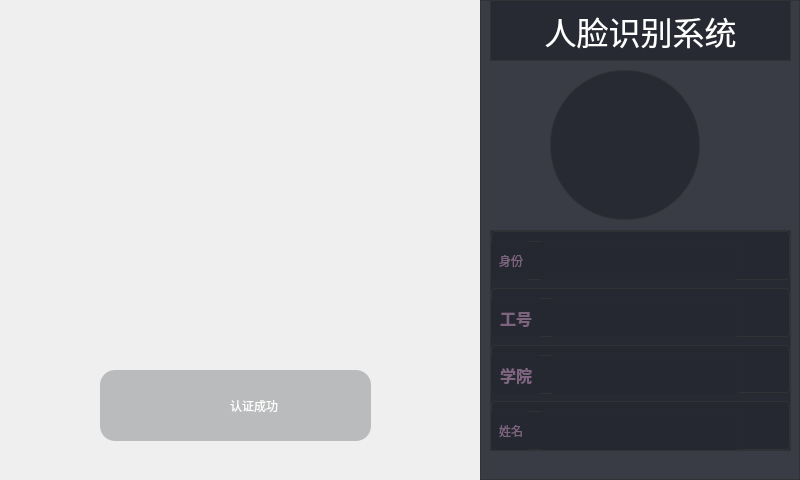
<?xml version="1.0" encoding="UTF-8"?>
<ui version="4.0">
 <class>FaceAttendence</class>
 <widget class="QMainWindow" name="FaceAttendence">
  <property name="enabled">
   <bool>true</bool>
  </property>
  <property name="geometry">
   <rect>
    <x>0</x>
    <y>0</y>
    <width>800</width>
    <height>480</height>
   </rect>
  </property>
  <property name="windowTitle">
   <string>FaceAttendence</string>
  </property>
  <widget class="QWidget" name="centralwidget">
   <property name="enabled">
    <bool>true</bool>
   </property>
   <widget class="QWidget" name="camera" native="true">
    <property name="enabled">
     <bool>true</bool>
    </property>
    <property name="geometry">
     <rect>
      <x>0</x>
      <y>0</y>
      <width>480</width>
      <height>480</height>
     </rect>
    </property>
    <property name="sizePolicy">
     <sizepolicy hsizetype="Fixed" vsizetype="Fixed">
      <horstretch>0</horstretch>
      <verstretch>0</verstretch>
     </sizepolicy>
    </property>
    <property name="minimumSize">
     <size>
      <width>480</width>
      <height>480</height>
     </size>
    </property>
    <property name="maximumSize">
     <size>
      <width>480</width>
      <height>480</height>
     </size>
    </property>
    <property name="styleSheet">
     <string notr="true"/>
    </property>
    <widget class="QWidget" name="widget_2" native="true">
     <property name="enabled">
      <bool>false</bool>
     </property>
     <property name="geometry">
      <rect>
       <x>100</x>
       <y>370</y>
       <width>271</width>
       <height>71</height>
      </rect>
     </property>
     <property name="styleSheet">
      <string notr="true">border-radius:15px;
background-color: rgba(49, 50, 54,70);</string>
     </property>
     <layout class="QHBoxLayout" name="horizontalLayout_2">
      <item>
       <spacer name="horizontalSpacer">
        <property name="orientation">
         <enum>Qt::Horizontal</enum>
        </property>
        <property name="sizeHint" stdset="0">
         <size>
          <width>40</width>
          <height>20</height>
         </size>
        </property>
       </spacer>
      </item>
      <item>
       <layout class="QHBoxLayout" name="horizontalLayout">
        <item>
         <widget class="QLabel" name="yes">
          <property name="minimumSize">
           <size>
            <width>31</width>
            <height>21</height>
           </size>
          </property>
          <property name="maximumSize">
           <size>
            <width>31</width>
            <height>21</height>
           </size>
          </property>
          <property name="styleSheet">
           <string notr="true">border:none;
background-color: rgba(49, 50, 54,0);
border-image: url(:/yes.png);
</string>
          </property>
          <property name="text">
           <string/>
          </property>
         </widget>
        </item>
        <item>
         <widget class="QLabel" name="success">
          <property name="styleSheet">
           <string notr="true">font: 25 24pt &quot;微软雅黑 Light&quot;;
color: rgb(255, 255, 255);
background-color: rgba(49, 50, 54,0);
border:none;</string>
          </property>
          <property name="text">
           <string>认证成功</string>
          </property>
         </widget>
        </item>
       </layout>
      </item>
      <item>
       <spacer name="horizontalSpacer_2">
        <property name="orientation">
         <enum>Qt::Horizontal</enum>
        </property>
        <property name="sizeHint" stdset="0">
         <size>
          <width>40</width>
          <height>20</height>
         </size>
        </property>
       </spacer>
      </item>
     </layout>
    </widget>
    <widget class="QLabel" name="head_cap_img">
     <property name="geometry">
      <rect>
       <x>110</x>
       <y>70</y>
       <width>266</width>
       <height>266</height>
      </rect>
     </property>
     <property name="styleSheet">
      <string notr="true">border-image: url(:/crc.png);</string>
     </property>
     <property name="text">
      <string/>
     </property>
    </widget>
    <widget class="QLabel" name="videoLb">
     <property name="enabled">
      <bool>true</bool>
     </property>
     <property name="geometry">
      <rect>
       <x>0</x>
       <y>0</y>
       <width>480</width>
       <height>480</height>
      </rect>
     </property>
     <property name="text">
      <string/>
     </property>
    </widget>
    <zorder>videoLb</zorder>
    <zorder>widget_2</zorder>
    <zorder>head_cap_img</zorder>
   </widget>
   <widget class="QWidget" name="widget" native="true">
    <property name="geometry">
     <rect>
      <x>480</x>
      <y>0</y>
      <width>320</width>
      <height>480</height>
     </rect>
    </property>
    <property name="styleSheet">
     <string notr="true">QWidget {
    border: 1px solid #313236;

	
	background-color: rgba(37, 40, 49,0.9);
}

QWidget#headline{
	
	font: 24pt &quot;Ubuntu&quot;;
	
	color: rgb(255, 255, 255);

}
QWidget#head_image{
	
	border-radius:74px;


}</string>
    </property>
    <widget class="QLabel" name="headline">
     <property name="geometry">
      <rect>
       <x>10</x>
       <y>0</y>
       <width>301</width>
       <height>61</height>
      </rect>
     </property>
     <property name="font">
      <font>
       <family>Ubuntu</family>
       <pointsize>24</pointsize>
       <weight>50</weight>
       <italic>false</italic>
       <bold>false</bold>
      </font>
     </property>
     <property name="text">
      <string>人脸识别系统</string>
     </property>
     <property name="alignment">
      <set>Qt::AlignCenter</set>
     </property>
    </widget>
    <widget class="QLabel" name="head_image">
     <property name="geometry">
      <rect>
       <x>70</x>
       <y>70</y>
       <width>150</width>
       <height>150</height>
      </rect>
     </property>
     <property name="text">
      <string/>
     </property>
    </widget>
    <widget class="QWidget" name="layoutWidget">
     <property name="geometry">
      <rect>
       <x>10</x>
       <y>230</y>
       <width>301</width>
       <height>221</height>
      </rect>
     </property>
     <layout class="QVBoxLayout" name="verticalLayout">
      <item>
       <widget class="QWidget" name="widget_3" native="true">
        <property name="enabled">
         <bool>false</bool>
        </property>
        <property name="styleSheet">
         <string notr="true">QWidget {
    border: 1px solid #313236;
    padding: 5px; /* 添加内边距 */
    margin: 1px;  /* 添加外边距 */
	border-radius:4px;
	
	background-color: rgba(37, 40, 49,0.9);
}

QLabel {
    border: none;
    color: rgb(125, 100, 127);
    
}
QLineEdit {
	border:none;
	
	font: bold 10pt &quot;Ubuntu&quot;;

	color:rgb(255,255,255)

}
</string>
        </property>
        <widget class="QWidget" name="layoutWidget">
         <property name="geometry">
          <rect>
           <x>0</x>
           <y>10</y>
           <width>250</width>
           <height>41</height>
          </rect>
         </property>
         <layout class="QHBoxLayout" name="horizontalLayout_3">
          <item>
           <widget class="QLabel" name="label_3">
            <property name="text">
             <string>身份</string>
            </property>
           </widget>
          </item>
          <item>
           <widget class="QLineEdit" name="LE_identity">
            <property name="sizePolicy">
             <sizepolicy hsizetype="Expanding" vsizetype="Expanding">
              <horstretch>0</horstretch>
              <verstretch>0</verstretch>
             </sizepolicy>
            </property>
            <property name="text">
             <string/>
            </property>
            <property name="alignment">
             <set>Qt::AlignCenter</set>
            </property>
           </widget>
          </item>
         </layout>
        </widget>
       </widget>
      </item>
      <item>
       <widget class="QWidget" name="widget_4" native="true">
        <property name="styleSheet">
         <string notr="true">QWidget {
    border: 1px solid #313236;
    padding: 5px; /* 添加内边距 */
    margin: 1px;  /* 添加外边距 */
	border-radius:4px;
	
	background-color: rgba(37, 40, 49,0.9);
}

QLabel {
    border: none;
    font: bold 12pt &quot;Ubuntu&quot;;
    color: rgb(125, 100, 127);
  
    
}
QLineEdit {
	border:none;
	
	font: bold 10pt &quot;Ubuntu&quot;;

 
	color:rgb(255,255,255)

}
</string>
        </property>
        <widget class="QWidget" name="layoutWidget_4">
         <property name="geometry">
          <rect>
           <x>0</x>
           <y>10</y>
           <width>250</width>
           <height>41</height>
          </rect>
         </property>
         <layout class="QHBoxLayout" name="horizontalLayout_6">
          <item>
           <widget class="QLabel" name="label_6">
            <property name="font">
             <font>
              <family>Ubuntu</family>
              <pointsize>12</pointsize>
              <weight>75</weight>
              <italic>false</italic>
              <bold>true</bold>
             </font>
            </property>
            <property name="text">
             <string>工号</string>
            </property>
           </widget>
          </item>
          <item>
           <widget class="QLineEdit" name="LE_Work_ID">
            <property name="enabled">
             <bool>false</bool>
            </property>
            <property name="sizePolicy">
             <sizepolicy hsizetype="Expanding" vsizetype="Expanding">
              <horstretch>0</horstretch>
              <verstretch>0</verstretch>
             </sizepolicy>
            </property>
            <property name="text">
             <string/>
            </property>
            <property name="alignment">
             <set>Qt::AlignCenter</set>
            </property>
           </widget>
          </item>
         </layout>
        </widget>
       </widget>
      </item>
      <item>
       <widget class="QWidget" name="widget_6" native="true">
        <property name="styleSheet">
         <string notr="true">QWidget {
    border: 1px solid #313236;
    padding: 5px; /* 添加内边距 */
    margin: 1px;  /* 添加外边距 */
	border-radius:4px;
	
	background-color: rgba(37, 40, 49,0.9);
}

QLabel {
    border: none;
    font: bold 12pt &quot;Ubuntu&quot;;
    color: rgb(125, 100, 127);
   
    
}
QLineEdit {
	border:none;
	
	font: bold 10pt &quot;Ubuntu&quot;;

  
	color:rgb(255,255,255)

}
</string>
        </property>
        <widget class="QWidget" name="layoutWidget_7">
         <property name="geometry">
          <rect>
           <x>0</x>
           <y>10</y>
           <width>250</width>
           <height>41</height>
          </rect>
         </property>
         <layout class="QHBoxLayout" name="horizontalLayout_9">
          <item>
           <widget class="QLabel" name="label_9">
            <property name="font">
             <font>
              <family>Ubuntu</family>
              <pointsize>12</pointsize>
              <weight>75</weight>
              <italic>false</italic>
              <bold>true</bold>
             </font>
            </property>
            <property name="text">
             <string>学院</string>
            </property>
           </widget>
          </item>
          <item>
           <widget class="QLineEdit" name="LE_Dept">
            <property name="enabled">
             <bool>false</bool>
            </property>
            <property name="sizePolicy">
             <sizepolicy hsizetype="Expanding" vsizetype="Expanding">
              <horstretch>0</horstretch>
              <verstretch>0</verstretch>
             </sizepolicy>
            </property>
            <property name="text">
             <string/>
            </property>
            <property name="alignment">
             <set>Qt::AlignCenter</set>
            </property>
           </widget>
          </item>
         </layout>
        </widget>
       </widget>
      </item>
      <item>
       <widget class="QWidget" name="widget_9" native="true">
        <property name="styleSheet">
         <string notr="true">QWidget {
    border: 1px solid #313236;
    padding: 5px; /* 添加内边距 */
    margin: 1px;  /* 添加外边距 */
	border-radius:4px;
	
	background-color: rgba(37, 40, 49,0.9);
}

QLabel {
    border: none;
    font: bold 12pt &quot;Ubuntu&quot;;
    color: rgb(125, 100, 127);
   
    
}
QLineEdit {
	border:none;
	
	font: bold 10pt &quot;Ubuntu&quot;;

	color:rgb(255,255,255)

}
</string>
        </property>
        <widget class="QWidget" name="layoutWidget_8">
         <property name="geometry">
          <rect>
           <x>0</x>
           <y>10</y>
           <width>250</width>
           <height>41</height>
          </rect>
         </property>
         <layout class="QHBoxLayout" name="horizontalLayout_10">
          <item>
           <widget class="QLabel" name="label_10">
            <property name="text">
             <string>姓名</string>
            </property>
           </widget>
          </item>
          <item>
           <widget class="QLineEdit" name="LE_Name">
            <property name="enabled">
             <bool>false</bool>
            </property>
            <property name="sizePolicy">
             <sizepolicy hsizetype="Expanding" vsizetype="Expanding">
              <horstretch>0</horstretch>
              <verstretch>0</verstretch>
             </sizepolicy>
            </property>
            <property name="text">
             <string/>
            </property>
            <property name="alignment">
             <set>Qt::AlignCenter</set>
            </property>
           </widget>
          </item>
         </layout>
        </widget>
       </widget>
      </item>
     </layout>
    </widget>
   </widget>
  </widget>
 </widget>
 <resources/>
 <connections/>
</ui>
